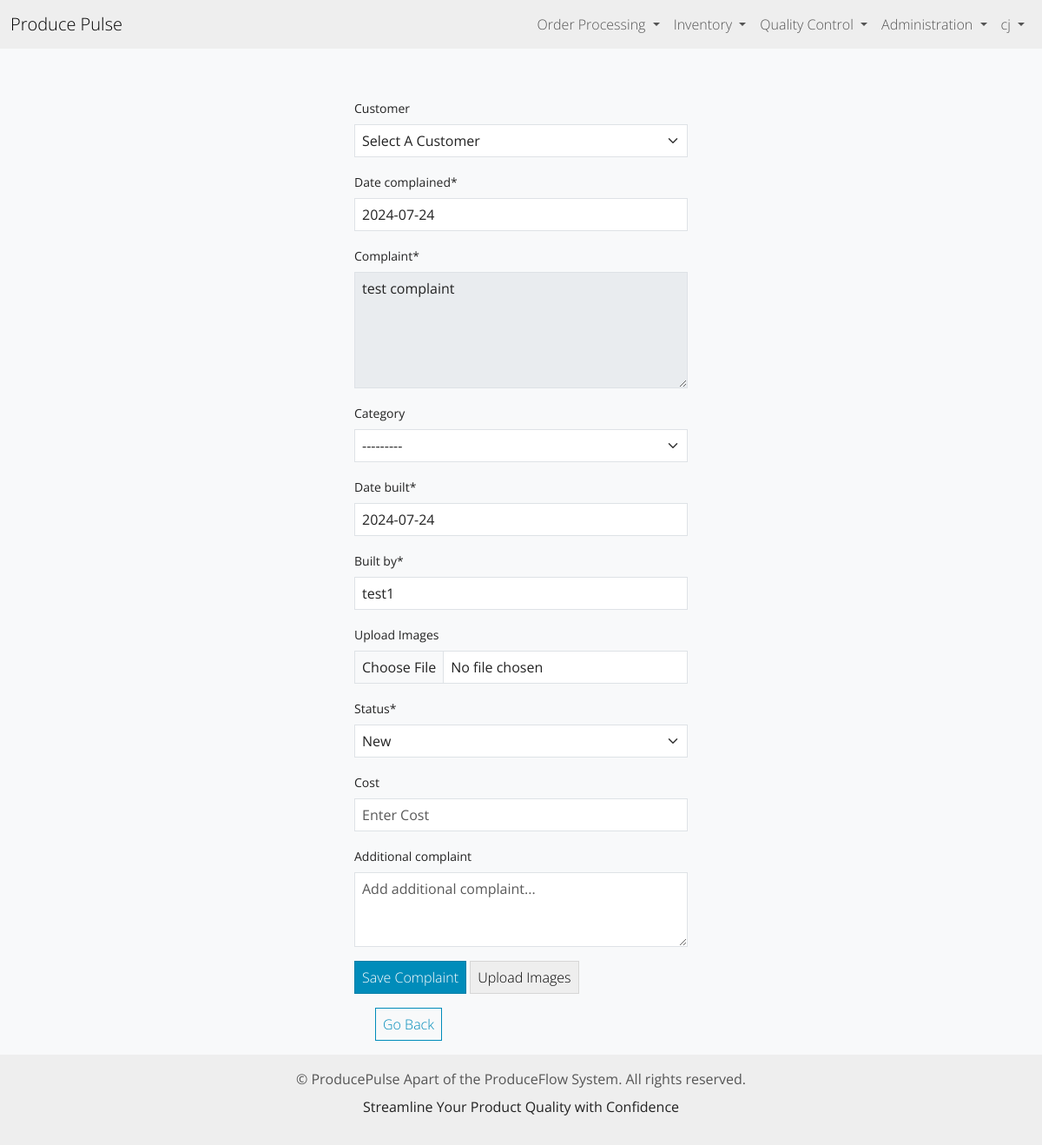
Page /edit-item/1 (signed in) on the earlier database version.
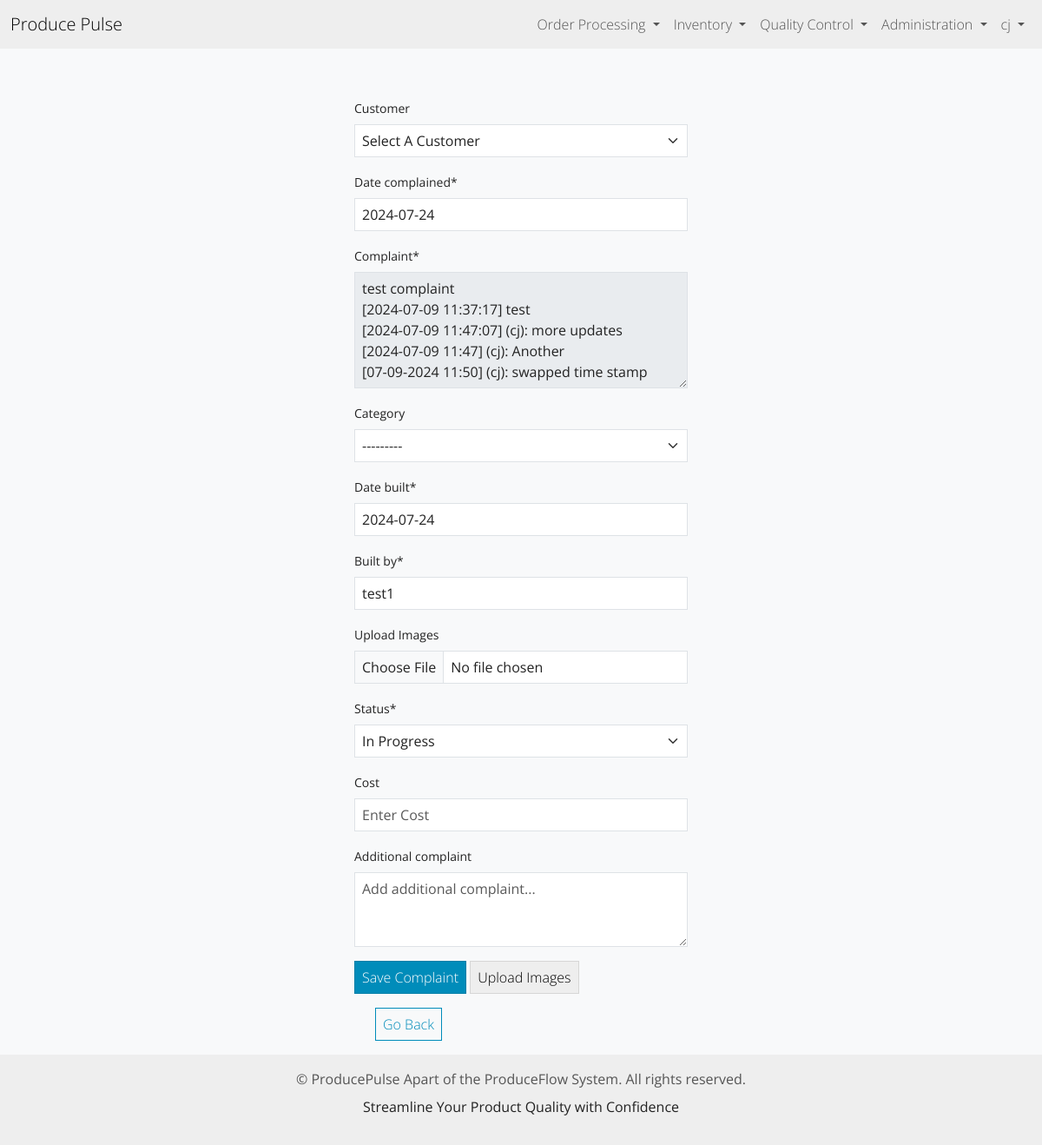
Same page on the later database version.
### inventory/models.py (models this page shows, shortened)
class InventoryItem(models.Model):
    STATUS_CHOICES = [ # For Status Tagging Syste,
        ('new', 'New'),
        ('in_progress', 'In Progress'),
        ('waiting', 'Waiting'),
        ('closed', 'Closed')
    ]
    customer = models.ForeignKey(Customer, on_delete=models.CASCADE, related_name='inventory_items', null=True, blank=True) #Customer field dropdown
    status = models.CharField(max_length=20, choices=STATUS_CHOICES, default='New') #For status tagging system
    name = models.CharField(default="Enter Customer Name...", max_length=200) #Old cs name field
    complaint = models.TextField(max_length=2000, default="Enter Complaint...")
    date_complained = models.CharField(max_length=10, default="MM/DD/YYYY") #Date picker field for complained date
    category = models.ForeignKey('Category', on_delete=models.SET_NULL, blank=True, null=True) #Category dropdown
    date_created = models.DateField(auto_now_add=True) #Date created field, is timestamped
    date_built = models.CharField(max_length=10, default="MM/DD/YYYY") #Date picker field for built date
    built_by = models.CharField(max_length=200, default="Enter Builder Name...") #Builder name field, text input
    user = models.ForeignKey(User, on_delete=models.DO_NOTHING) #User field, auto stamped

### inventory/views.py (the view, shortened to what this page needs)
# urls.py: path('edit-item/<int:pk>', EditItem.as_view(), name='edit-item'),
class EditItem(LoginRequiredMixin, UpdateView):
    model = InventoryItem
    form_class = InventoryItemForm
    template_name = 'inventory/item_form.html'
    success_url = reverse_lazy('dashboard')
    submit_button_text = 'Save Complaint'
    def get_context_data(self, **kwargs):
        context = super().get_context_data(**kwargs)
        context['categories'] = Category.objects.all()
        context['submit_button_text'] = self.submit_button_text
        return context

### inventory/models.py (called while the page is built)
    def __str__(self):
        return self.name

    def __str__(self):
        return self.name

### inventory/templates/inventory/item_form.html (shortened to what this page needs)
{% extends 'inventory/base.html' %}
{% load crispy_forms_tags %}
{% block content %}
<div class="row">
    <div class="col-11 col-md-4 mx-auto mt-5">
        <form method="POST" enctype="multipart/form-data" onsubmit="showLoader()">
            {{ form|crispy }}
            <div class="mt-3">
                <button id="submitButton" class="btn btn-primary">{{ submit_button_text }}</button>
                <button type="button" class="btn btn-secondary" id="uploadButton">Upload Images</button>
                <a href="{% url 'dashboard' %}" class="btn btn-outline-primary my-3 mx-4">Go Back</a>
            </div>
        </form>
    </div>
</div>
{% endblock content %}

Differences in the rows shown:
changed InventoryItem "Select A Customer": complaint "test complaint" → "test complaint [2024-07-09 11:37:17] test [2024-07-09 11:47:07] (cj): more updates [2024-07-09 11:47] (cj): Another [07-09-2024 11:50] (cj): swapped time stamp"; status "New" → "In Progress"
